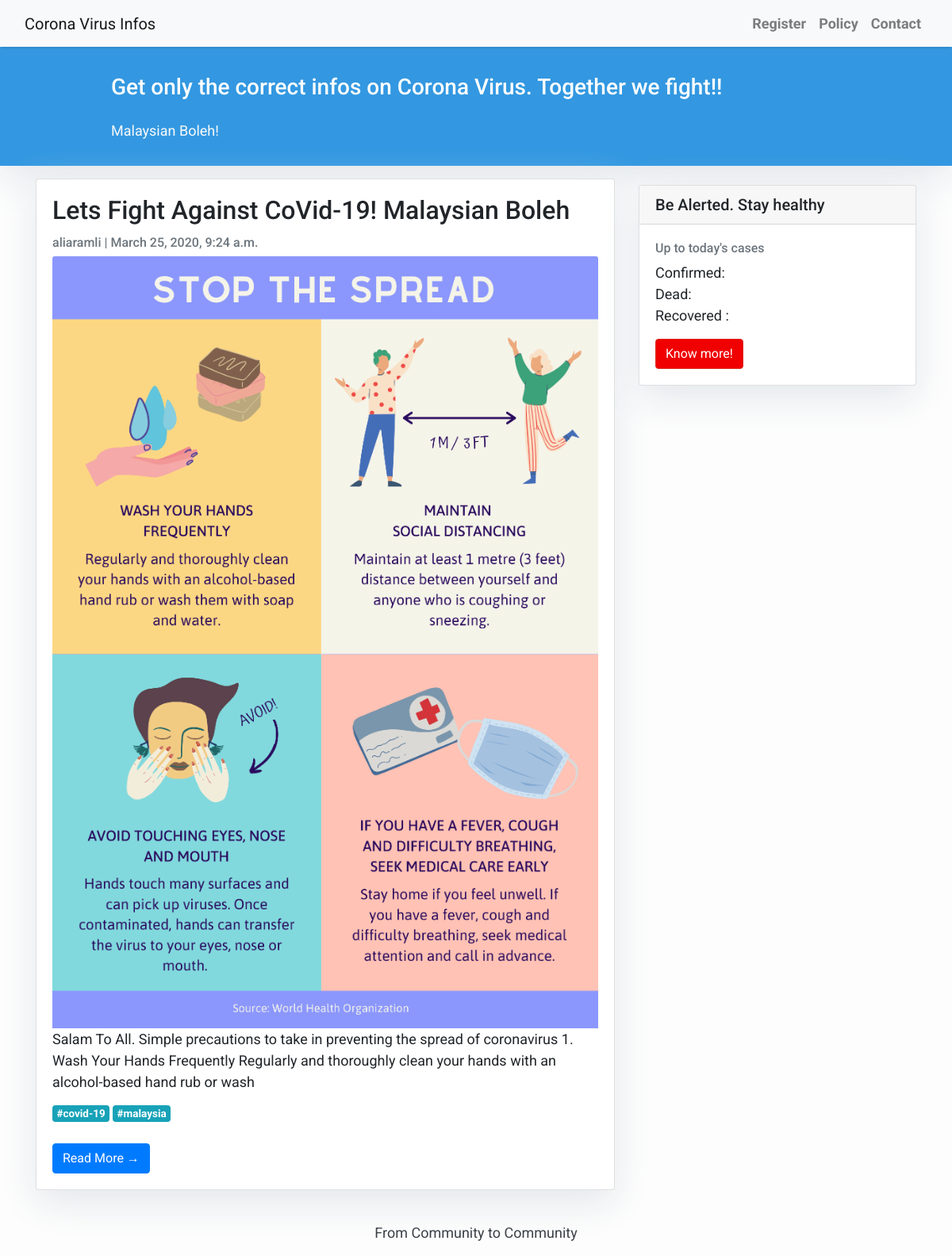
The page / on the database its author committed.
### blog/models.py (models this page shows, shortened)
class Post(models.Model):
    title = models.CharField(max_length=60, unique=True)
    slug  = models.SlugField(max_length=60, unique=True)
    author = models.ForeignKey (User, on_delete=models.CASCADE, related_name='blog_posts')
    updated_on = models.DateTimeField(auto_now= True)
    cover = models.ImageField(upload_to='images/', default='images/default.png')
    content = models.TextField( blank=True)
    created_on = models.DateTimeField(auto_now = True)
    status = models.IntegerField(choices=STATUS, default=0)
    tags = TaggableManager()
    class Meta:
        ordering = ['-created_on']

### blog/views.py (the view)
class PostList(generic.ListView):
    queryset = Post.objects.filter(status=2).order_by('-created_on')
    template_name = 'index.html'
    corona = [1,2,3,4]

### templates/index.html (shortened to what this page needs)
{% extends "base.html" %}
{% block content %}
<header class="masthead">
    <div class="container">
        <div class="row">
            <div class=" col-md-8 col-md-10 mx-auto">
                <div class="site-heading">
                    <h3 class=" site-heading my-4 mt-3 text-white"> Get only the correct infos on Corona Virus. Together we fight!! </h3>
                    <p class="text-light">Malaysian Boleh! &nbsp
                    </p>
                </div>
            </div>
        </div>
    </div>
</header>
<div class="container">
    <div class="row">
        <div class="col-md-8 mt-3 left">
            {% for post in post_list %}
            <div class="card mb-4">
                <div class="card-body">
                    <h2 class="card-title">{{ post.title }}</h2>
                    <p class="card-text text-muted h6">{{ post.author }} | {{ post.created_on}} </p>
                    <img class="card-img-top" src="{{ post.cover.url}}" alt="{{ post.title }}">
                    <p class="card-text">{{post.content|slice:":200" }}</p>
                    <div style="display:flex">
                      {% for tag in post.tags.all %}
                      <a href="{% url 'tagged' tag.slug %}" class="mr-1 badge badge-info">#{{ tag }}</a>
                      {% endfor %}
                    </div>
                    <br/>
                    <a href="{% url 'post_detail' post.slug  %}" class="btn btn-primary">Read More &rarr;</a>
                </div>
            </div>
            {% endfor %}
        </div>
        {% block sidebar %} {% include 'sidebar.html' %} {% endblock sidebar %}
    </div>
</div>
{%endblock%}

### templates/base.html (style rules this page uses)
body { font-family: "Roboto", sans-serif; font-size: 17px; background-color: #fdfdfd; }
.masthead { background: #3398E1; height: auto; padding-bottom: 15px; box-shadow: 0 16px 48px #E3E7EB; padding-top: 10px; }

### templates/index.html (style rules this page uses)
body { font-family: "Roboto", sans-serif; font-size: 18px; background-color: #fdfdfd; }
.card { box-shadow: 0 16px 48px #E3E7EB; }

### templates/sidebar.html (style rules this page uses)
.card { box-shadow: 0 16px 48px #E3E7EB; }

### rows shown on the page
Post: title "Lets Fight Against CoVid-19! Malaysian Boleh", author "aliaramli", created_on "March 25, 2020, 9:24 a.m.", cover (picture), content "Salam To All. Simple precautions to take in preventing the spread of coronavirus 1. Wash Your Hands Frequently Regularly and thoroughly clean your hands with an alcohol-based hand rub or wash"
Tag: name "covid-19"
Tag: name "malaysia"
